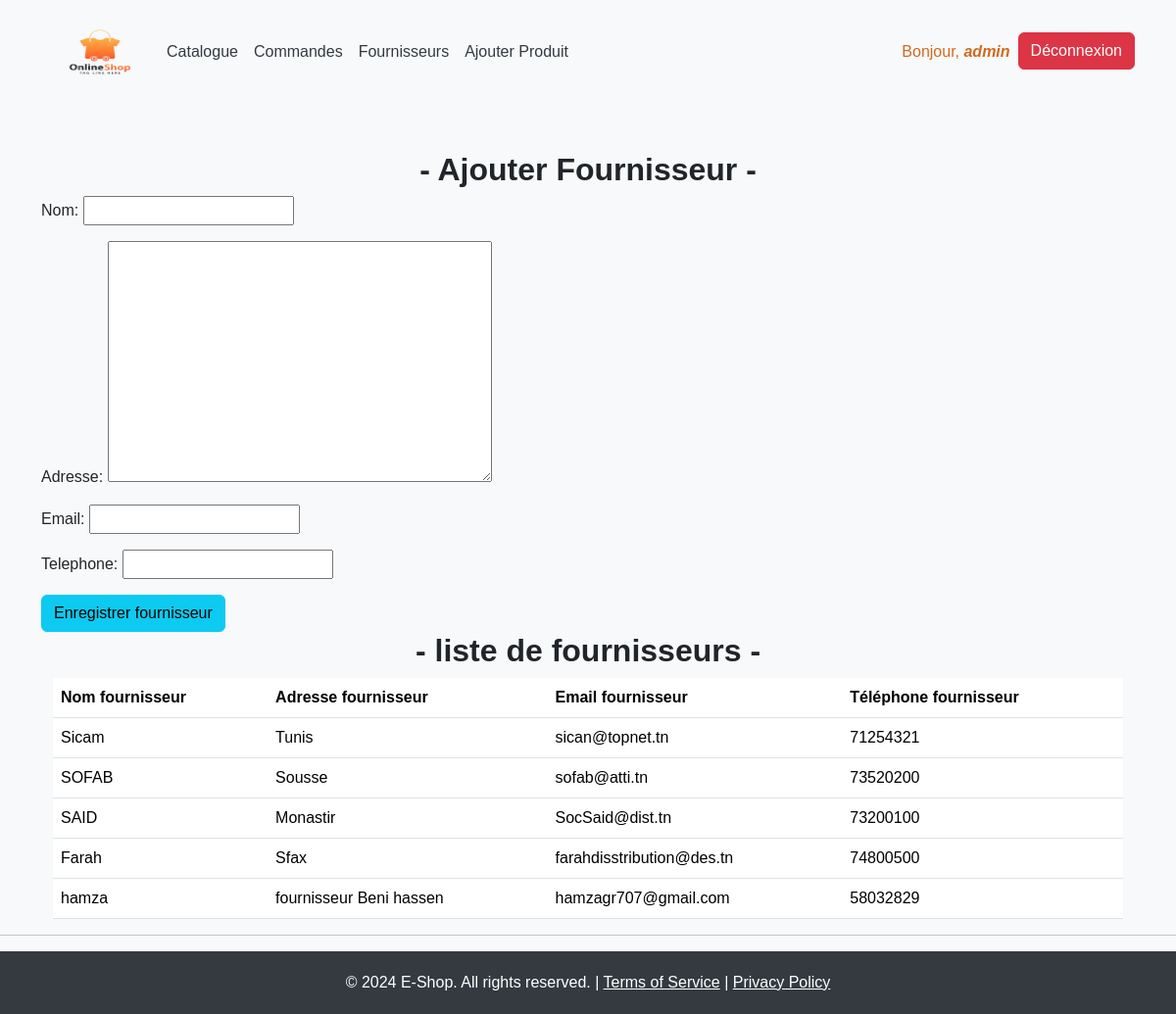
Page /magasin/nouveauFournisseur/ (signed in) on the committed database.
### magasin/models.py (models this page shows, shortened)
class Fournisseur(models.Model):
    nom = models.CharField(max_length=100)
    adresse = models.TextField(default='')
    email = models.EmailField(default='')
    telephone = models.CharField(max_length=8)

### magasin/views.py (the view)
# urls.py: path('nouveauFournisseur/', views.nouveauFournisseur, name='nouvFour'),
@login_required
def nouveauFournisseur(request):
    if( request.method == "POST" ):
        form = FournisseurForm(request.POST, request.FILES)
        if( form.is_valid() ):
            form.save()
            return redirect('/magasin')
    else:
        form = FournisseurForm()
    listFour = Fournisseur.objects.all()
    return render(request, 'magasin/fournisseur.html', {'form':form, 'fournisseurs':listFour})

### magasin/forms.py
class FournisseurForm(ModelForm):
    class Meta:
        model = Fournisseur
        fields = "__all__"

### magasin/templates/magasin/fournisseur.html (shortened to what this page needs)
{% extends 'base.html' %}
{% block content %}
<div class="col-md-12 text-center">
    <h2><b>- Ajouter Fournisseur -</b></h2>
</div>
<form method="POST" class="post-form" >
    {{form.as_p}}
    <button type="submit" class="btn btn-info">Enregistrer fournisseur</button>
</form>
<center><h2><b>- liste de fournisseurs -</b></h2></center>
<div class="container">
    <table class="table">
      <thead>
        <tr>
          <th scope="col">Nom fournisseur</th>
          <th scope="col">Adresse fournisseur</th>
          <th scope="col">Email fournisseur</th>
          <th scope="col">Téléphone fournisseur</th>
        </tr>
      </thead>
      <tbody>
        {% for fournisseur in fournisseurs %}
        <tr>
          <td>{{ fournisseur.nom }}</td>
          <td>{{ fournisseur.adresse }}</td>
          <td>{{ fournisseur.email }}</td>
          <td>{{ fournisseur.telephone }}</td>
        </tr>
        {% endfor %}
      </tbody>
    </table>
  </div>
{% endblock %}

### templates/base.html (shortened to what this page needs)
{% load static %}
<!DOCTYPE html>
<html lang="en">
<head>
    <link rel="stylesheet" href="{% static 'css/base.css' %}">
    <link href="https://cdn.jsdelivr.net/npm/bootstrap@5.3.3/dist/css/bootstrap.min.css" rel="stylesheet">
</head>
<body>
    <nav class="navbar navbar-expand-lg navbar-light bg-light">
        <div class="container">
          <a class="nav-link" href="{% url 'index' %}"> <img src="{% static 'img/logo.png' %}" alt="logo" style="width: 120px;height: 90px;"> </a>
            <div class="collapse navbar-collapse" id="navbarSupportedContent">
                <ul class="navbar-nav me-auto mb-2 mb-lg-0">
                    <li class="nav-item">
                        <a class="nav-link" href="{% url 'index' %}">Catalogue</a>
                    </li>
                    {% if user.is_authenticated %}
                    <li class="nav-item">
                        <a class="nav-link" href="{% url 'commande' %}">Commandes</a>
                    </li>
                    <li class="nav-item">
                        <a class="nav-link" href="{% url 'nouvFour' %}">Fournisseurs</a>
                    </li>
                    <li class="nav-item">
                      <a class="nav-link" href="{% url 'ajoutProduit' %}">Ajouter Produit</a>
                  </li>
                    {% endif %}
                </ul>
                <ul class="navbar-nav ml-auto">
                    {% if user.is_authenticated %}
                        <li class="nav-item">
                            <span class="nav-link" style="color: chocolate;">Bonjour, <b><i>{{ user }}</i></b></span>
                        </li>
                        <li class="nav-item">
                            <form method="post" action="{% url 'logout' %}">
                                <button class="btn btn-danger" type="submit">Déconnexion</button>
                            </form>
                        </li>
                    {% endif %}
                </ul>
            </div>
        </div>
    </nav>
    <div class="container mt-5">
        {% block content %} {% endblock %}
    </div>
    <hr>
<center>
    <footer  style="color: white;">
        &copy; 2024 E-Shop. All rights reserved. | <a href="#">Terms of Service</a> | <a href="#">Privacy Policy</a>
    </footer>
  </center>
</body>
</html>

### templates/base.html (style rules this page uses)
body { font-family: Arial, sans-serif; background-color: #f8f9fa; }
.navbar-nav .nav-link { color: #343a40; }
footer { background-color: #343a40; color: #ffffff; padding: 20px 0; }
footer a { color: #ffffff; }

### rows in the picture
Fournisseur: nom "Sicam", adresse "Tunis", email "sican@topnet.tn", telephone "71254321"
Fournisseur: nom "SOFAB", adresse "Sousse", email "sofab@atti.tn", telephone "73520200"
Fournisseur: nom "SAID", adresse "Monastir", email "SocSaid@dist.tn", telephone "73200100"
Fournisseur: nom "Farah", adresse "Sfax", email "farahdisstribution@des.tn", telephone "74800500"
Fournisseur: nom "hamza", adresse "fournisseur Beni hassen", email "hamzagr707@gmail.com", telephone "58032829"

### other values in the picture
{{ user }} "admin"
